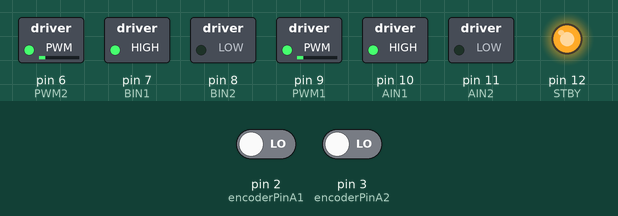
This sketch was run on a simulated Arduino Uno, built with avr-gcc and run on an emulated ATmega328P. On the bench: switched loads named in the sketch (green lamp = pin HIGH), output pins drawn as LEDs (lit = HIGH). The inputs (shaded band) are chosen by the test bench; at power-on: pin 2 (encoderPinA1) LOW, pin 3 (encoderPinA2) LOW.

Above: at 0.1 s.
Timing chart, 0 to 1.6 s (numbered marks = the images above):
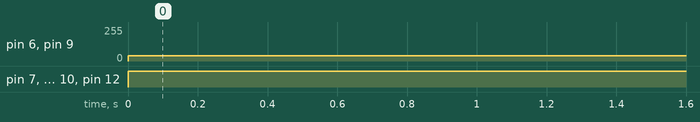

Measured:
- by itself, pin 6 (PWM2), pin 9 (PWM1): 0/255 → 40/255 at 0.00 s
- by itself, pin 7 (BIN1), pin 10 (AIN1), pin 12 (STBY): LOW → HIGH at 0.00 s

The sketch:

motordriver_1_2_motor_pid.ino
```cpp
#define PWM1 9
#define AIN1 10
#define AIN2 11

#define STBY 12

#define PWM2 6
#define BIN1 7
#define BIN2 8

#define encoderPinA1 2
#define encoderPinB1 4

#define encoderPinA2 3
#define encoderPinB2 5

volatile int encoderPos1 = 0;
volatile int encoderPos2 = 0;
volatile boolean aState1;
volatile boolean bState1;
volatile boolean aState2;
volatile boolean bState2;
int targetDistance = 100; // Target distance to rotate motors (in encoder counts)
int motorSpeed = 50; // Motor speed (adjust as needed)

float Kp = 0.4; // Proportional gain
float Kd = 0.1; // Derivative gain
int lastError1 = 0;
int lastError2 = 0;

void setup() {
  Serial.begin(9600);
  pinMode(PWM1, OUTPUT);
  pinMode(AIN1, OUTPUT);
  pinMode(AIN2, OUTPUT);
  pinMode(STBY, OUTPUT);
  pinMode(PWM2, OUTPUT);
  pinMode(BIN1, OUTPUT);
  pinMode(BIN2, OUTPUT);

  attachInterrupt(digitalPinToInterrupt(encoderPinA1), encoderISR1, CHANGE);
  attachInterrupt(digitalPinToInterrupt(encoderPinA2), encoderISR2, CHANGE);
}

void loop() {
  if (encoderPos1 < targetDistance && encoderPos2 < targetDistance) {
    // Both motors haven't reached the target distance yet
    digitalWrite(AIN1, HIGH); // Motor A Rotate Clockwise
    digitalWrite(AIN2, LOW);
    digitalWrite(STBY, HIGH);
    digitalWrite(BIN1, HIGH); // Motor B Rotate AntiClockwise
    digitalWrite(BIN2, LOW);

    // Calculate the error
    int error1 = targetDistance - encoderPos1;
    int error2 = targetDistance - encoderPos2;

    // Calculate the control signal
    int controlSignal1 = Kp * error1 + Kd * (error1 - lastError1);
    int controlSignal2 = Kp * error2 + Kd * (error2 - lastError2);

    // Apply the control signal as motor speed
    analogWrite(PWM1, constrain(controlSignal1, 0, 255)); // Speed control of Motor A
    analogWrite(PWM2, constrain(controlSignal2, 0, 255)); // Speed control of Motor B

    // Store the current error for the next iteration
    lastError1 = error1;
    lastError2 = error2;
  } else {
    // Stop both motors
    analogWrite(PWM1, 0);
    analogWrite(PWM2, 0);
  }

  if (encoderPos1 >= targetDistance) {
    // Motor A has reached the target distance
    // Stop Motor A
    analogWrite(PWM1, 0);
  }

  if (encoderPos2 >= targetDistance) {
    // Motor B has reached the target distance
    // Stop Motor B
    analogWrite(PWM2, 0);
  }
}

void encoderISR1() {
  aState1 = digitalRead(encoderPinA1);
  bState1 = digitalRead(encoderPinB1);

  if (aState1 == bState1)
    encoderPos1++;
  else
    encoderPos1--;
}

void encoderISR2() {
  aState2 = digitalRead(encoderPinA2);
  bState2 = digitalRead(encoderPinB2);

  if (aState2 == bState2)
    encoderPos2++;
  else
    encoderPos2--;
}
```
